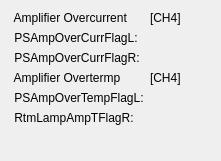
      <widget class="QWidget" name="formLayoutWidget_2">
       <property name="geometry">
        <rect>
         <x>710</x>
         <y>50</y>
         <width>221</width>
         <height>161</height>
        </rect>
       </property>
       <layout class="QFormLayout" name="formLayout_2">
        <item row="0" column="0">
         <widget class="QLabel" name="label_100">
          <property name="text">
           <string> Amplifier Overcurrent</string>
          </property>
         </widget>
        </item>
        <item row="0" column="1">
         <widget class="QLabel" name="label_150">
          <property name="text">
           <string>[CH4]</string>
          </property>
         </widget>
        </item>
        <item row="1" column="0">
         <widget class="QLabel" name="label_101">
          <property name="text">
           <string> PSAmpOverCurrFlagL:</string>
          </property>
         </widget>
        </item>
        <item row="1" column="1">
         <widget class="PyDMLabel" name="PyDMLabel_101">
          <property name="palette">
           <palette>
            <active>
             <colorrole role="Text">
              <brush brushstyle="SolidPattern">
               <color alpha="255">
                <red>0</red>
                <green>0</green>
                <blue>0</blue>
               </color>
              </brush>
             </colorrole>
             <colorrole role="PlaceholderText">
              <brush brushstyle="SolidPattern">
               <color alpha="128">
                <red>78</red>
                <green>154</green>
                <blue>6</blue>
               </color>
              </brush>
             </colorrole>
            </active>
            <inactive>
             <colorrole role="Text">
              <brush brushstyle="SolidPattern">
               <color alpha="255">
                <red>0</red>
                <green>0</green>
                <blue>0</blue>
               </color>
              </brush>
             </colorrole>
             <colorrole role="PlaceholderText">
              <brush brushstyle="SolidPattern">
               <color alpha="128">
                <red>78</red>
                <green>154</green>
                <blue>6</blue>
               </color>
              </brush>
             </colorrole>
            </inactive>
            <disabled>
             <colorrole role="Text">
              <brush brushstyle="SolidPattern">
               <color alpha="255">
                <red>190</red>
                <green>190</green>
                <blue>190</blue>
               </color>
              </brush>
             </colorrole>
             <colorrole role="PlaceholderText">
              <brush brushstyle="SolidPattern">
               <color alpha="128">
                <red>0</red>
                <green>0</green>
                <blue>0</blue>
               </color>
              </brush>
             </colorrole>
            </disabled>
           </palette>
          </property>
          <property name="toolTip">
           <string/>
          </property>
          <property name="alarmSensitiveContent" stdset="0">
           <bool>false</bool>
          </property>
          <property name="channel" stdset="0">
           <string>SI-22:DI-FOFBCtrl:PSAmpOverCurrFlagLCH4-Sts</string>
          </property>
         </widget>
        </item>
        <item row="2" column="0">
         <widget class="QLabel" name="label_102">
          <property name="text">
           <string> PSAmpOverCurrFlagR:</string>
          </property>
         </widget>
        </item>
        <item row="2" column="1">
         <widget class="PyDMLabel" name="PyDMLabel_102">
          <property name="toolTip">
           <string/>
          </property>
          <property name="channel" stdset="0">
           <string>SI-22:DI-FOFBCtrl:PSAmpOverCurrFlagRCH4-Sts</string>
          </property>
         </widget>
        </item>
        <item row="3" column="0">
         <widget class="QLabel" name="label_104">
          <property name="text">
           <string> Amplifier Overtermp</string>
          </property>
         </widget>
        </item>
        <item row="3" column="1">
         <widget class="QLabel" name="label_152">
          <property name="text">
           <string>[CH4]</string>
          </property>
         </widget>
        </item>
        <item row="4" column="0">
         <widget class="QLabel" name="label_105">
          <property name="text">
           <string> PSAmpOverTempFlagL:</string>
          </property>
         </widget>
        </item>
        <item row="4" column="1">
         <widget class="PyDMLabel" name="PyDMLabel_103">
          <property name="toolTip">
           <string/>
          </property>
          <property name="channel" stdset="0">
           <string>SI-22:DI-FOFBCtrl:PSAmpOverTempFlagLCH4-Sts</string>
          </property>
         </widget>
        </item>
        <item row="5" column="0">
         <widget class="QLabel" name="label_106">
          <property name="text">
           <string> RtmLampAmpTFlagR:</string>
          </property>
         </widget>
        </item>
        <item row="5" column="1">
         <widget class="PyDMLabel" name="PyDMLabel_104">
          <property name="toolTip">
           <string/>
          </property>
          <property name="channel" stdset="0">
           <string>SI-22:DI-FOFBCtrl:PSAmpOverTempFlagRCH4-Sts</string>
          </property>
         </widget>
        </item>
       </layout>
      </widget>
